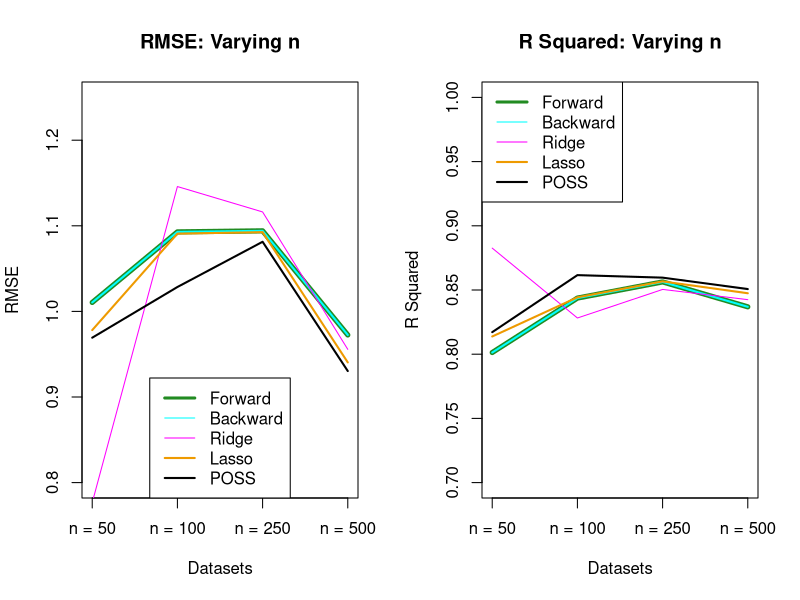
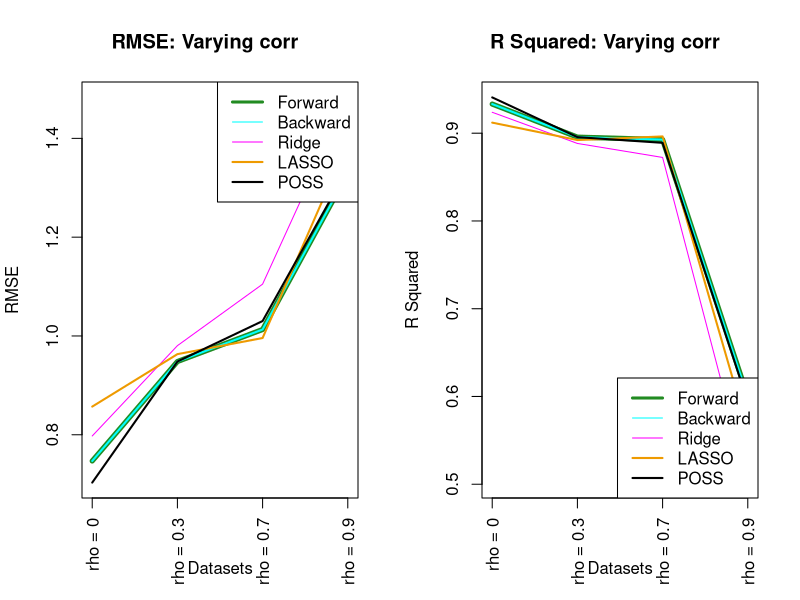
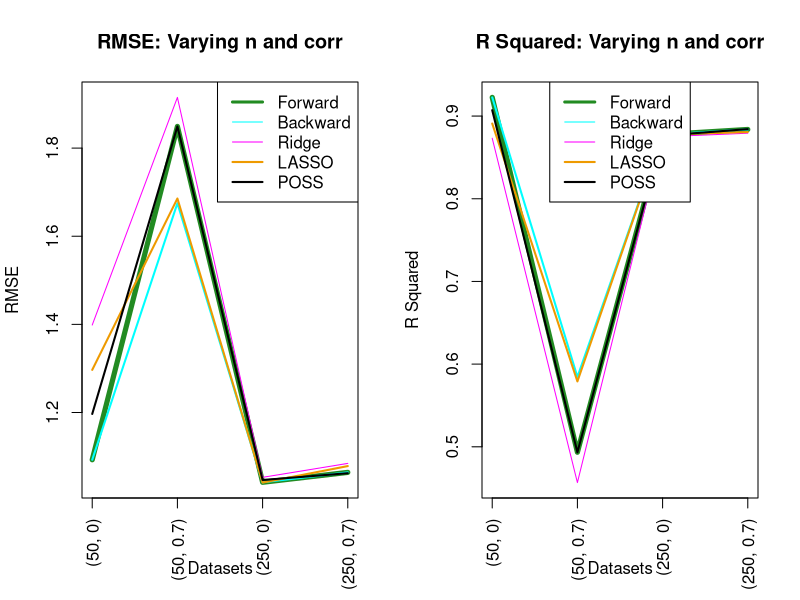
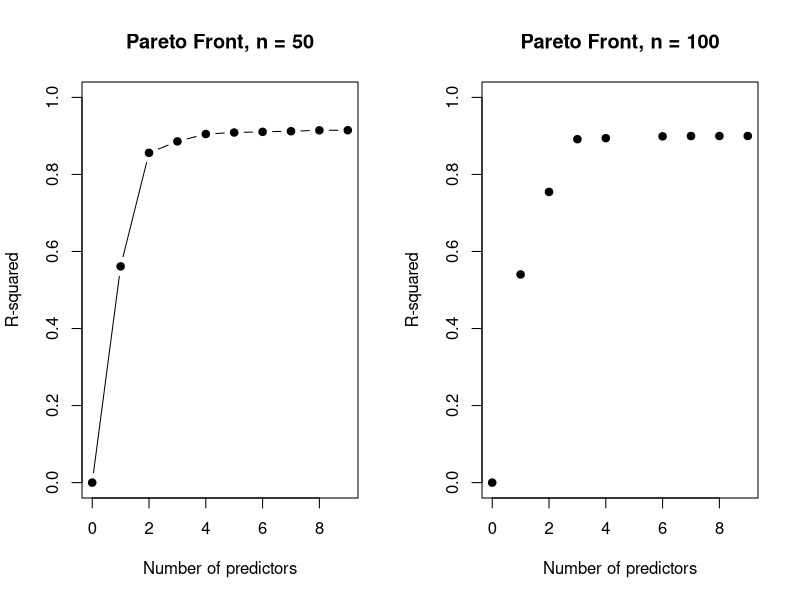
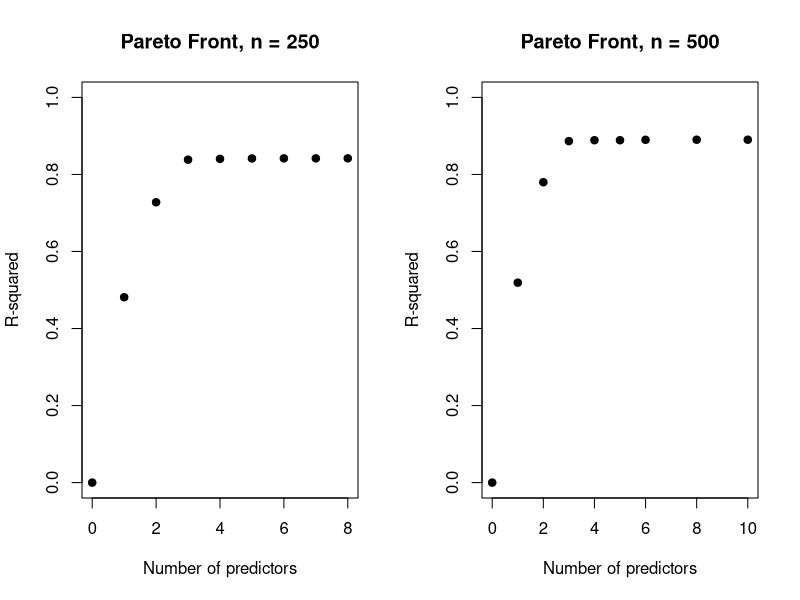
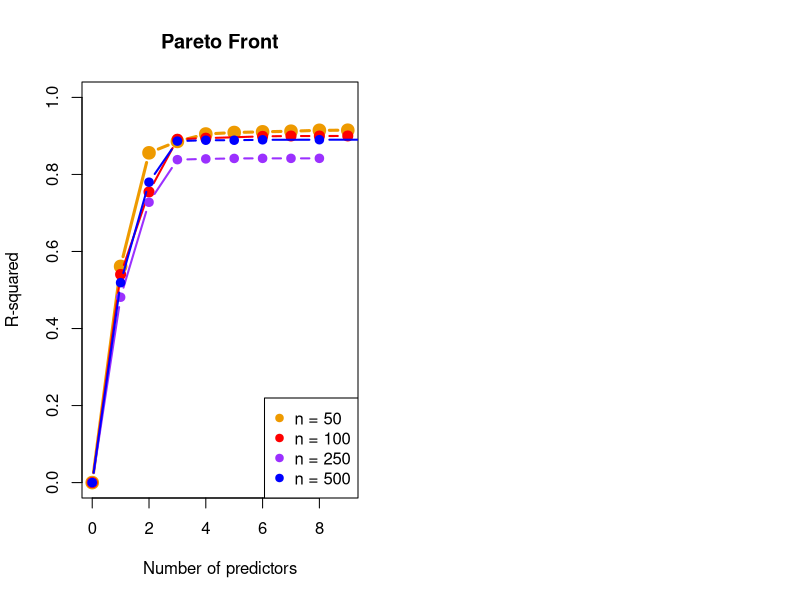

Reproduce these figures in R, in order.
## ---- chunk 1
#| include: false
library(MASS)
library(glmnet)
library(tidyverse)
library(knitr)
library(kableExtra)


simulate_data <- function(n, rho = 0, sigma = 1) {
  
  p <- 10 # number of predictors
  
  # Corr matrix
  Sigma <- matrix(rho, p, p)
  diag(Sigma) <- 1
  
  # Generate correlated predictors
  X <- MASS::mvrnorm(n, mu = rep(0, p), Sigma = Sigma)
  
  # True coefficients
  beta <- c(2, 1.5, 0, 0, -1, 0, 0, 0, 0, 0)
  
  # Calculate response with error
  Y <- X %*% beta + rnorm(n, 0, sigma)
  
  data.frame(Y, X)
}


split_data <- function(dat, train_prop = 0.8) {
  
  n <- nrow(dat)
  
  train_index <- sample(1:n, size = floor(train_prop * n))
  
  train <- dat[train_index, ]
  test <- dat[-train_index, ]
  
  list(
    train = train,
    test = test
  )
}




forward_stepwise <- function(data) {
  
  # Full model: y explained by all other variables
  full_model <- lm(Y ~ ., data = data)
  
  # Null model: intercept only
  null_model <- lm(Y ~ 1, data = data)
  
  # Forward stepwise selection
  forward_model <- step(
    null_model,
    scope = formula(full_model),
    direction = "forward"
  )
  
  return(forward_model)
}



entire_forward <- function(training_set, test_set) {
  
  # Perform forward stepwise selection on training data
  forward_model <- forward_stepwise(training_set)
  
  # Predict y using the selected model on test data
  predictions <- predict(forward_model, newdata = test_set)
  
  # Actual values
  actual <- test_set$Y
  
  # Calculate RMSE
  rmse <- sqrt(mean((actual - predictions)^2))
  
  # Calculate R-squared
  r_squared <- 1 - sum((actual - predictions)^2) /
                   sum((actual - mean(actual))^2)
  
  beta <- coef(forward_model)
  
  # Return results
  results <- list(
    model = forward_model,
    beta = beta,
    predictions = predictions,
    RMSE = rmse,
    R_squared = r_squared
  )
  
  return(results)
}





backward_stepwise <- function(data) {
  
  # Full model: y explained by all predictors
  full_model <- lm(Y ~ ., data = data)
  
  # Backward stepwise selection using AIC
  backward_model <- step(
    full_model,
    direction = "backward")
  
  return(backward_model)
}





entire_backward <- function(training_set, test_set) {
  
  # Perform backward stepwise selection on training data
  backward_model <- backward_stepwise(training_set)
  
  # Predict y using the selected model on test data
  predictions <- predict(backward_model, newdata = test_set)
  
  # Actual values
  actual <- test_set$Y
  
  # Calculate RMSE
  rmse <- sqrt(mean((actual - predictions)^2))
  
  # Calculate R-squared
  r_squared <- 1 - sum((actual-predictions)^2) / sum((actual-mean(actual))^2)
  
  
  beta <- coef(backward_model)
  
  # Return results
  results <- list(
    model = backward_model,
    beta = beta,
    predictions = predictions,
    RMSE = rmse,
    R_squared = r_squared
  )
  
  return(results)
}





entire_ridge <- function(training_set, test_set) {
  
  # Create predictor matrix and response for training data
  # Create predictor matrix and response for training data
  x_train <- as.matrix(training_set[, -1])
  y_train <- training_set$Y
  
  # Create predictor matrix for test data
  x_test <- as.matrix(test_set[, -1])
  y_test <- test_set$Y
  
  # Perform ridge regression with cross-validation
  ridge_model <- cv.glmnet(x_train,y_train, alpha = 0)
  
  # Predict on test data using optimal lambda
  predictions <- predict(ridge_model, newx = x_test, s = "lambda.min")
  
  # Calculate RMSE
  rmse <- sqrt( mean((y_test - predictions)^2))
  
  # Calculate R-squared
  r_squared <- 1 - sum((y_test - predictions)^2) /sum((y_test - mean(y_test))^2)
  
  
  beta <- as.vector(coef(ridge_model, s = "lambda.min"))
  
  names(beta) <- rownames(coef(ridge_model, s = "lambda.min"))
  
  
  # Return results
  results <- list(model = ridge_model, beta = beta, predictions = predictions,
                  lambda = ridge_model$lambda.min, RMSE = rmse, 
                  R_squared = r_squared)
  
  return(results)
}





entire_lasso <- function(training_set, test_set) {
  
  # Create predictor matrix and response for training data
  x_train <- as.matrix(training_set[, -1])
  y_train <- training_set$Y
  
  # Create predictor matrix for test data
  x_test <- as.matrix(test_set[, -1])
  y_test <- test_set$Y
  
  # Perform LASSO regression with cross-validation
  lasso_model <- cv.glmnet(
    x_train,
    y_train,
    alpha = 1
  )
  
  # Predict on test data using optimal lambda
  predictions <- predict(
    lasso_model,
    newx = x_test,
    s = "lambda.min"
  )
  
  # Calculate RMSE
  rmse <- sqrt(
    mean((y_test - predictions)^2)
  )
  
  # Calculate R-squared
  r_squared <- 1 -
    sum((y_test - predictions)^2) /
    sum((y_test - mean(y_test))^2)
  
  beta <- as.vector(
    coef(lasso_model, s = "lambda.min")
  )
  
  names(beta) <- rownames(
    coef(lasso_model, s = "lambda.min")
  )
  
  
  # Return results
  results <- list(model = lasso_model, beta = beta, predictions = predictions,
                  lambda = lasso_model$lambda.min, RMSE = rmse, 
                  R_squared = r_squared)
  
  return(results)
}

## ---- chunk 2
#| include: false

## pareto functions

# Function to evaluate a subset-------------------------------------------------
  
  #evaluate_subset <- function(subset {
evaluate_subset <- function(subset, X, Y) {
  
  # No predictors
  if (length(subset) == 0) {
    
    r2 <- 0
    
  } else {
    
    # Select the required predictors
    X_subset <- X[, subset, drop = FALSE]
    
    # Fit linear mod
    model <- lm(
      Y ~ .,
      data = data.frame(Y = Y, X_subset)
    )
    
    # Calculate R-squared stat
    r2 <- summary(model)$r.squared
  }
  
  list(subset = subset, size = length(subset), r2 = r2)
}




# Check if A dominates B ---------------------------------
  dominates <- function(A, B) {
    
    # A must be at least as good as B
    # on both objectives:
    #   higher R2
    #   smaller size
    
    no_worse <- (A$r2 >= B$r2 && A$size <= B$size)
    
    # A must be strictly better on at least one
    better <- (A$r2 > B$r2 || A$size < B$size)
    
    no_worse && better
  }





pareto_subset_selection <- function(X, Y, k, iterations = 1000) {

  
  # Number of observations and predictors
  n <- nrow(X)
  p <- ncol(X)
  
  
  # Start with empty subset
  archive <- list(
    evaluate_subset(integer(0), X = X, Y = Y)
  )
  
  
  # Main POSS loop ----

  for (iteration in 1:iterations) {
    
    # Randomly select a sol from archive
    parent_index <- sample(1:length(archive), size = 1)
    
    parent <- archive[[parent_index]]
    
    # Covert subset to binary vector
    solution <- rep(0, p)
    
    # determine if susbet vec is viable (non zero)
    # then assign same selection to solution (current) as in parent vec solution
    if (length(parent$subset) > 0) {
      solution[parent$subset] <- 1
    }
    
    
    # Implement Mutation - Each bit has prob 1/p of changing --

    # generate p probabilities, if < 1/p, flip bit
    mutation <- runif(p) < (1 / p)
    
    solution[mutation] <- 1 - solution[mutation]
    
    
    # Eval new solution ------------
    
    # get indices of variables to be selected as predictors
    new_subset <- which(solution == 1)
    
    candidate <- evaluate_subset(new_subset, X = X, Y = Y)
    
    
    # Check if candidate is dominated ----------------
    
    candidate_dominated <- FALSE
    
    for (existing in archive) {
      
      # check if existing solutions dominates new candidate
      if (dominates(existing, candidate)) {
        candidate_dominated <- TRUE # if candidate dominaed, not added to archive
        break
      }
    }
    
    
    # Add candidate if it is not dominated-----------

    if (!candidate_dominated) {
      
      # Remove solutions dominated by candidate
      new_archive <- list()
      
      for (existing in archive) {
        
        if (!dominates(candidate, existing)) {
          new_archive[[length(new_archive) + 1]] <- existing
        }
      }
      
      # Add candidate
      new_archive[[length(new_archive) + 1]] <- candidate
      
      archive <- new_archive
    }
  }
  
  
  # Keep only solutions satisfying maximum k -----------------------
  # all others are infeasible according to the optimizatiin criteria
  
  feasible <- archive[
    sapply(archive, function(x) x$size <= k)
  ]
  
  
  # Select solution with highest R2 -------------------
  
  r2_values <- sapply(feasible, function(x) x$r2)
  
  best_index <- which.max(r2_values)
  
  best <- feasible[[best_index]]
  
  
  return(
    list(selected_variables = best$subset, subset_size = best$size, 
         r2 = best$r2, archive = archive))
}







entire_pareto <- function(training_set, test_set, k = 5, iterations = 1000) {
  
  # Separate response and predictors
  X_train <- training_set[, -1]
  y_train <- training_set$Y
  
  X_test <- test_set[, -1]
  y_test <- test_set$Y
  
  
  # Run Pareto subset selection -----------------
  
  pareto_results <- pareto_subset_selection(X = X_train, Y = y_train, k = k,
                                            iterations = iterations)
  
  
  # Selected predictor indices
  selected <- pareto_results$selected_variables
  
  
  # Fit final model

  if (length(selected) == 0) {
    
    final_model <- lm(Y ~ 1, data = training_set)
    
  } else {
    
    selected_names <- names(X_train)[selected]
    
    formula <- as.formula(paste("Y ~", paste(selected_names, collapse = " + ")))
    
    final_model <- lm(formula, data = training_set)
  }
  
  

  # Predict test data --------------
  predictions <- predict(final_model, newdata = test_set)
  
  # Test RMSE----------
  RMSE <- sqrt(mean((y_test - predictions)^2))
  
  
    # Test R-squared--------------
  R_squared <- 1-sum((y_test - predictions)^2) / sum((y_test - mean(y_test))^2)
  
  
  
  
   beta <- coef(final_model)
  
  return(
    list(RMSE = RMSE, R_squared = R_squared, beta = beta, 
         selected_variables = selected, 
         subset_size = pareto_results$subset_size, 
         training_R_squared = pareto_results$r2, 
         archive = pareto_results$archive, model = final_model))
}




## ---- chunk 3
#| include: false

# Complete function workkflow

subset_sel <- function(training_set, test_set) {
  
  # Run all 5 methods
  forward_results <- entire_forward(training_set, test_set)
  
  backward_results <- entire_backward(training_set, test_set)
  
  ridge_results <- entire_ridge(training_set, test_set)
  
  lasso_results <- entire_lasso(training_set, test_set)
  
  pareto_results <- entire_pareto(training_set, test_set, k = 5, 
                                  iterations = 1000)
  
  # Store performance results
  results <- data.frame(
    Method = c("Forward", "Backward", "Ridge", "LASSO", "POSS"),
    
    RMSE = c(forward_results$RMSE, backward_results$RMSE, ridge_results$RMSE,
      lasso_results$RMSE, pareto_results$RMSE),
    
    R_squared = c(forward_results$R_squared, backward_results$R_squared, 
                  ridge_results$R_squared, lasso_results$R_squared,
                  pareto_results$R_squared))
  
  # Return all results
  return(list(Performance = results, Forward = forward_results, 
              Backward = backward_results, Ridge = ridge_results,
              LASSO = lasso_results, POSS = pareto_results))
}

## ---- chunk 4
#| include: false


# SIMULATE DATA 

# Scenario 1 - vary n
set.seed(8)
dat_50 <- simulate_data(n = 50)
dat_100 <- simulate_data(n = 100)
dat_250 <- simulate_data(n = 250)
dat_500 <- simulate_data(n = 500)

split_50  <- split_data(dat_50)
split_100 <- split_data(dat_100)
split_250 <- split_data(dat_250)
split_500 <- split_data(dat_500)


# Scenario 2 - vary predictor correlation
dat_rho0 <- simulate_data(n = 100, rho = 0)
dat_rho03 <- simulate_data(n = 100, rho = 0.3)
dat_rho07 <- simulate_data(n = 100, rho = 0.7)
dat_rho09 <- simulate_data(n = 100, rho = 0.9)

split_rho0  <- split_data(dat_rho0)
split_rho03 <- split_data(dat_rho03)
split_rho07 <- split_data(dat_rho07)
split_rho09 <- split_data(dat_rho09)

# Scenario 3 - n x correlation combinations
dat_50_independent <- simulate_data(n = 50, rho = 0)
dat_50_correlated  <- simulate_data(n = 50, rho = 0.7)

dat_250_independent <- simulate_data(n = 250, rho = 0)
dat_250_correlated  <- simulate_data(n = 250, rho = 0.7)


split_50_independent <- split_data(dat_50_independent)
split_50_correlated  <- split_data(dat_50_correlated)

split_250_independent <- split_data(dat_250_independent)
split_250_correlated  <- split_data(dat_250_correlated)


## ---- chunk 5
#| include: false

# APPLICATION

# test funcion and its syntax
#m <- subset_sel(split_50$train, split_50$test)

dat_names <- c("split_50", 'split_100', 'split_250', 'split_500', 'split_rho0', 'split_rho03', 'split_rho07', 'split_rho09', 'split_50_independent', 'split_50_correlated', 'split_250_independent', 'split_250_correlated')


datasets <- list(split_50, split_100, split_250, split_500, split_rho0, split_rho03, split_rho07, split_rho09, split_50_independent, split_50_correlated, split_250_independent, split_250_correlated)


all_output <- data.frame(Method = NULL, RMSE = NULL, R_squared = NULL)

for (i in 1:length(datasets)) {
  sub_sel_output <- subset_sel(datasets[[i]]$train, datasets[[i]]$test)
  performances <- sub_sel_output$Performance
  performances <- cbind(performances, Dataset = c(rep(dat_names[i], 5)))
  
  all_output <- rbind(all_output, performances)
}

## ---- chunk 6


beta_output <- data.frame()

for (i in 1:length(datasets)) {
  
  sub_sel_output <- subset_sel(datasets[[i]]$train, datasets[[i]]$test)
  
  methods <- c( "Forward", "Backward", "Ridge", "LASSO", "POSS")
  
  for (method in methods) {
    
    beta <- sub_sel_output[[method]]$beta
    
    temp <- data.frame(Dataset = dat_names[i], Method = method, 
                       Predictor = names(beta), Beta = as.numeric(beta))
    
    beta_output <- rbind(beta_output, temp)
  }
}

## ---- chunk 7
#| echo: false
vary_n_output <- all_output[1:20,]
vary_n_output <- cbind(vary_n_output, Dataset_Number = c(rep(1,5), rep(2, 5), rep(3, 5), rep(4, 5)))
vary_n_output_forward <- vary_n_output |> 
  filter(Method == 'Forward')

vary_n_output_backward <- vary_n_output |> 
  filter(Method == 'Backward')

vary_n_output_ridge <- vary_n_output |> 
  filter(Method == 'Ridge')

vary_n_output_lasso <- vary_n_output |> 
  filter(Method == 'LASSO')

vary_n_output_poss <- vary_n_output |> 
  filter(Method == 'POSS')


#par(mfrow = c(1,2), mar = c(4, 4, 2, 1))
par(mfrow = c(1,2))

plot(vary_n_output_forward$Dataset_Number, vary_n_output_forward$RMSE, type = 'l', col = 'forestgreen', lwd = 5, ylim = c(0.80, 1.25), ylab = "RMSE", xlab = "Datasets", main = "RMSE: Varying n", xaxt = 'n')
axis(1, c(1:4), labels = c('n = 50', 'n = 100', 'n = 250', 'n = 500'))
lines(vary_n_output_backward$Dataset_Number, vary_n_output_backward$RMSE, type = 'l', col = 'cyan', lwd = 2)
lines(vary_n_output_ridge$Dataset_Number, vary_n_output_ridge$RMSE, type = 'l', col = 'magenta')
lines(vary_n_output_lasso$Dataset_Number, vary_n_output_lasso$RMSE, type = 'l', col = 'orange2', lwd = 2)
lines(vary_n_output_poss$Dataset_Number, vary_n_output_poss$RMSE, type = 'l', col = 'black', lwd = 2)
legend('bottom',lwd = c(3, 1, 1, 2, 2), col = c('forestgreen', 'cyan','magenta', 'orange2', 'black'), legend = c('Forward', 'Backward', 'Ridge', 'Lasso', 'POSS'), cex = 1)


plot(vary_n_output_forward$Dataset_Number, vary_n_output_forward$R_squared, type = 'l', col = 'forestgreen', lwd = 5, ylim = c(0.70, 1), ylab = "R Squared", xlab = "Datasets", main = "R Squared: Varying n", xaxt = 'n')
axis(1, c(1:4), labels = c('n = 50', 'n = 100', 'n = 250', 'n = 500'))
lines(vary_n_output_backward$Dataset_Number, vary_n_output_backward$R_squared, type = 'l', col = 'cyan', lwd = 2)
lines(vary_n_output_ridge$Dataset_Number, vary_n_output_ridge$R_squared, type = 'l', col = 'magenta')
lines(vary_n_output_lasso$Dataset_Number, vary_n_output_lasso$R_squared, type = 'l', col = 'orange2', lwd = 2)
lines(vary_n_output_poss$Dataset_Number, vary_n_output_poss$R_squared, type = 'l', col = 'black', lwd = 2)
legend('topleft',lwd = c(3, 1, 1, 2, 2), col = c('forestgreen', 'cyan','magenta', 'orange2', 'black'), legend = c('Forward', 'Backward', 'Ridge', 'Lasso', 'POSS'), cex = 1)

## ---- chunk 8
#| echo: false


vary_rho_output <- all_output[21:40,]
vary_rho_output <- cbind(vary_rho_output, Dataset_Number = c(rep(1,5), rep(2, 5), rep(3, 5), rep(4, 5)))
vary_rho_output_forward <- vary_rho_output |> 
  filter(Method == "Forward")

vary_rho_output_backward <- vary_rho_output |> 
  filter(Method == "Backward")

vary_rho_output_ridge <- vary_rho_output |> 
  filter(Method == "Ridge")

vary_rho_output_lasso <- vary_rho_output |> 
  filter(Method == "LASSO")

vary_rho_output_poss <- vary_rho_output |> 
  filter(Method == "POSS")

par(mfrow = c(1, 2))


# RMSE
plot(vary_rho_output_forward$Dataset_Number,  vary_rho_output_forward$RMSE,  type = "l", col = "forestgreen",  lwd = 5, ylim = range(vary_rho_output$RMSE),  ylab = "RMSE",  xlab = "Datasets", main = "RMSE: Varying corr     ", xaxt = "n")
axis(1, 1:4,labels = c( "rho = 0", "rho = 0.3", "rho = 0.7",  "rho = 0.9" ), las = 2)
lines( vary_rho_output_backward$Dataset_Number, vary_rho_output_backward$RMSE, col = "cyan", lwd = 2)
lines(vary_rho_output_ridge$Dataset_Number, vary_rho_output_ridge$RMSE, col = "magenta")
lines(vary_rho_output_lasso$Dataset_Number, vary_rho_output_lasso$RMSE,  col = "orange2", lwd = 2)
lines(vary_rho_output_poss$Dataset_Number, vary_rho_output_poss$RMSE, col = "black", lwd = 2)
legend("topright", lwd = c(3, 1, 1, 2, 2), col = c("forestgreen",  "cyan",  "magenta", "orange2", "black"), legend = c("Forward", "Backward", "Ridge", "LASSO", "POSS"), cex = 1)


# R-squared
plot(vary_rho_output_forward$Dataset_Number, vary_rho_output_forward$R_squared, type = "l", col = "forestgreen", lwd = 5, ylim = range(vary_rho_output$R_squared), ylab = "R Squared", xlab = "Datasets", main = "R Squared: Varying corr     ", xaxt = "n")
axis(1, 1:4, labels = c( "rho = 0", "rho = 0.3", "rho = 0.7", "rho = 0.9"), las = 2)
lines(vary_rho_output_backward$Dataset_Number, vary_rho_output_backward$R_squared, col = "cyan", lwd = 2)
lines(vary_rho_output_ridge$Dataset_Number, vary_rho_output_ridge$R_squared, col = "magenta")
lines( vary_rho_output_lasso$Dataset_Number, vary_rho_output_lasso$R_squared, col = "orange2", lwd = 2)
lines(vary_rho_output_poss$Dataset_Number, vary_rho_output_poss$R_squared, col = "black", lwd = 2)
legend("bottomright", lwd = c(3, 1, 1, 2, 2), col = c( "forestgreen",  "cyan", "magenta", "orange2", "black"),legend = c("Forward", "Backward", "Ridge", "LASSO", "POSS"), cex = 1)

## ---- chunk 9
#| echo: false


vary_n_rho_output <- all_output[41:60,]
vary_n_rho_output <- cbind(vary_n_rho_output, Dataset_Number = c(rep(1,5), rep(2, 5), rep(3, 5), rep(4, 5)))

vary_n_rho_output_forward <- vary_n_rho_output |> 
  filter(Method == "Forward")

vary_n_rho_output_backward <- vary_n_rho_output |> 
  filter(Method == "Backward")

vary_n_rho_output_ridge <- vary_n_rho_output |> 
  filter(Method == "Ridge")

vary_n_rho_output_lasso <- vary_n_rho_output |> 
  filter(Method == "LASSO")

vary_n_rho_output_poss <- vary_n_rho_output |> 
  filter(Method == "POSS")


par(mfrow = c(1, 2))


# RMSE
plot(vary_n_rho_output_forward$Dataset_Number, vary_n_rho_output_forward$RMSE, type = "l", col = "forestgreen", lwd = 5, ylim = range(vary_n_rho_output$RMSE), ylab = "RMSE", xlab = "Datasets", main = "RMSE: Varying n and corr", xaxt = "n")
axis(1, 1:4, labels = c("(50, 0)", "(50, 0.7)", "(250, 0)", "(250, 0.7)"),cex.axis = 1, las = 2)
lines(vary_n_rho_output_backward$Dataset_Number, vary_n_rho_output_backward$RMSE, col = "cyan", lwd = 2)
lines(vary_n_rho_output_ridge$Dataset_Number, vary_n_rho_output_ridge$RMSE, col = "magenta")
lines(vary_n_rho_output_lasso$Dataset_Number, vary_n_rho_output_lasso$RMSE, col = "orange2", lwd = 2)
lines(vary_n_rho_output_poss$Dataset_Number, vary_n_rho_output_poss$RMSE, col = "black", lwd = 2)
legend("topright", lwd = c(3, 1, 1, 2, 2), col = c("forestgreen", "cyan", "magenta", "orange2", "black"), legend = c("Forward", "Backward", "Ridge", "LASSO",  "POSS"), cex = 1)


# R-squared
plot(vary_n_rho_output_forward$Dataset_Number, vary_n_rho_output_forward$R_squared, type = "l", col = "forestgreen", lwd = 5, ylim = range(vary_n_rho_output$R_squared), ylab = "R Squared", xlab = "Datasets", main = "R Squared: Varying n and corr", xaxt = "n")
axis(1, 1:4, labels = c("(50, 0)", "(50, 0.7)", "(250, 0)", "(250, 0.7)"), las = 2, cex.axis = 1)
lines(vary_n_rho_output_backward$Dataset_Number, vary_n_rho_output_backward$R_squared, col = "cyan", lwd = 2)
lines(vary_n_rho_output_ridge$Dataset_Number, vary_n_rho_output_ridge$R_squared, col = "magenta")
lines(vary_n_rho_output_lasso$Dataset_Number, vary_n_rho_output_lasso$R_squared, col = "orange2", lwd = 2)
lines(vary_n_rho_output_poss$Dataset_Number, vary_n_rho_output_poss$R_squared, col = "black", lwd = 2)
legend("top", lwd = c(3, 1, 1, 2, 2), col = c("forestgreen", "cyan", "magenta", "orange2", "black"), legend = c("Forward", "Backward", "Ridge", "LASSO", "POSS"), cex = 1)



method_means <- all_output |> 
  group_by(Method) |> 
  summarise(Mean_RMSE = mean(RMSE), Mean_Rsq = mean(R_squared)) |> 
  arrange(Mean_RMSE)
  
## ---- chunk 10
#| include: false
# Pareto front vs n

result50 <- entire_pareto(split_50$train, split_50$test, k = 5, iterations = 1000)

pareto_df50 <- do.call(rbind,
  lapply(result50$archive, function(x) {
    data.frame(subset_size = x$size, R_squared = x$r2)
  }))

pareto_df50 <- unique(pareto_df50)
pareto_df50 <- pareto_df50[order(pareto_df50$subset_size),]


rownames(pareto_df50) <- NULL

plot(pareto_df50$subset_size, pareto_df50$R_squared, type = "b", pch = 19, xlab = "Number of predictors", ylab = "R-squared", main = "Pareto Front, n = 50", ylim = c(0, 1))


# ------------------------------------------------------------------------------


result100 <- entire_pareto(split_100$train, split_100$test, k = 5, iterations = 1000)

pareto_df100 <- do.call(rbind,
  lapply(result100$archive, function(x) {
    data.frame(subset_size = x$size, R_squared = x$r2)
  }))

pareto_df100 <- unique(pareto_df100)
pareto_df100 <- pareto_df100[order(pareto_df100$subset_size),]


rownames(pareto_df100) <- NULL

plot(pareto_df100$subset_size, pareto_df100$R_squared, type = "p", pch = 19, xlab = "Number of predictors", ylab = "R-squared", main = "Pareto Front, n = 100", ylim = c(0, 1))


# ------------------------------------------------------------------------------



result250 <- entire_pareto(split_250$train, split_250$test, k = 5, iterations = 1000)

pareto_df250 <- do.call(rbind,
  lapply(result250$archive, function(x) {
    data.frame(subset_size = x$size, R_squared = x$r2)
  }))

pareto_df250 <- unique(pareto_df250)
pareto_df250 <- pareto_df250[order(pareto_df250$subset_size),]


rownames(pareto_df250) <- NULL

plot(pareto_df250$subset_size, pareto_df250$R_squared, type = "p", pch = 19, xlab = "Number of predictors", ylab = "R-squared", main = "Pareto Front, n = 250", ylim = c(0, 1))


# ------------------------------------------------------------------------------


result500 <- entire_pareto(split_500$train, split_500$test, k = 5, iterations = 1000)

pareto_df500 <- do.call(rbind,
  lapply(result500$archive, function(x) {
    data.frame(subset_size = x$size, R_squared = x$r2)
  }))

pareto_df500 <- unique(pareto_df500)
pareto_df500 <- pareto_df500[order(pareto_df500$subset_size),]


rownames(pareto_df500) <- NULL

plot(pareto_df500$subset_size, pareto_df500$R_squared, type = "p", pch = 19, xlab = "Number of predictors", ylab = "R-squared", main = "Pareto Front, n = 500", ylim = c(0, 1))


## ---- chunk 11
#| echo: false

plot(pareto_df50$subset_size, pareto_df50$R_squared, type = "b", pch = 19, xlab = "Number of predictors", ylab = "R-squared", main = "Pareto Front", ylim = c(0, 1), col = "orange2", cex = 1.4, lwd = 3)

lines(pareto_df100$subset_size, pareto_df100$R_squared, type = "b", pch = 19, col = "red", cex = 1.2, lwd = 2)

lines(pareto_df250$subset_size, pareto_df250$R_squared, type = "b", pch = 19, col = "purple1", cex = 1, lwd = 2)

lines(pareto_df500$subset_size, pareto_df500$R_squared, type = "b", pch = 19, col = "blue", cex = 1, lwd = 2)

legend("bottomright", pch = c(19, 19, 19, 19), col = c('orange2', 'red', 'purple1', 'blue'), legend = c("n = 50", "n = 100", "n = 250", "n = 500"))


## ---- chunk 12
#| include: false
#| tbl-cap: Performance measures such as RMSE and the coefficient of determination (R-squared) were collected for each subset selection method applied to each dataset of varying sample size.
kable(vary_n_output[,-4], digits = 3, caption = "Performances measures such as rmse and the coefficient of determination (R squared) were collected for each subset selection method applied to each data set of varying sample size. Dataset Number 1 : n=50, Dataset Number 2 : n=100, Dataset Number 3 : n=250, Dataset Number 4 : n=500.")
## ---- chunk 13
#| include: false
kable(vary_rho_output[,-4], digits = 3, caption = "Performances measures such as rmse and the coefficient of determination (R squared) were collected for each subset selection method applied to each data set of varying predictor multicollinearity. Dataset Number 1 : rho=0, Dataset Number 2 : rho=0.3, Dataset Number 3 : rho=0.7, Dataset Number 4 : rho=0.9.")
## ---- chunk 14
kable(vary_n_rho_output[,-4], digits = 3, caption = "Performances measures such as rmse and the coefficient of determination (R squared) were collected for each subset selection method applied to each data set of varying predictor multicollinearity. Dataset Number 1 : n=50,rho=0, Dataset Number 2 : n=50,rho=0.7, Dataset Number 3 : n=250,rho=0, Dataset Number 4 : n=250,rho=0.7.")
